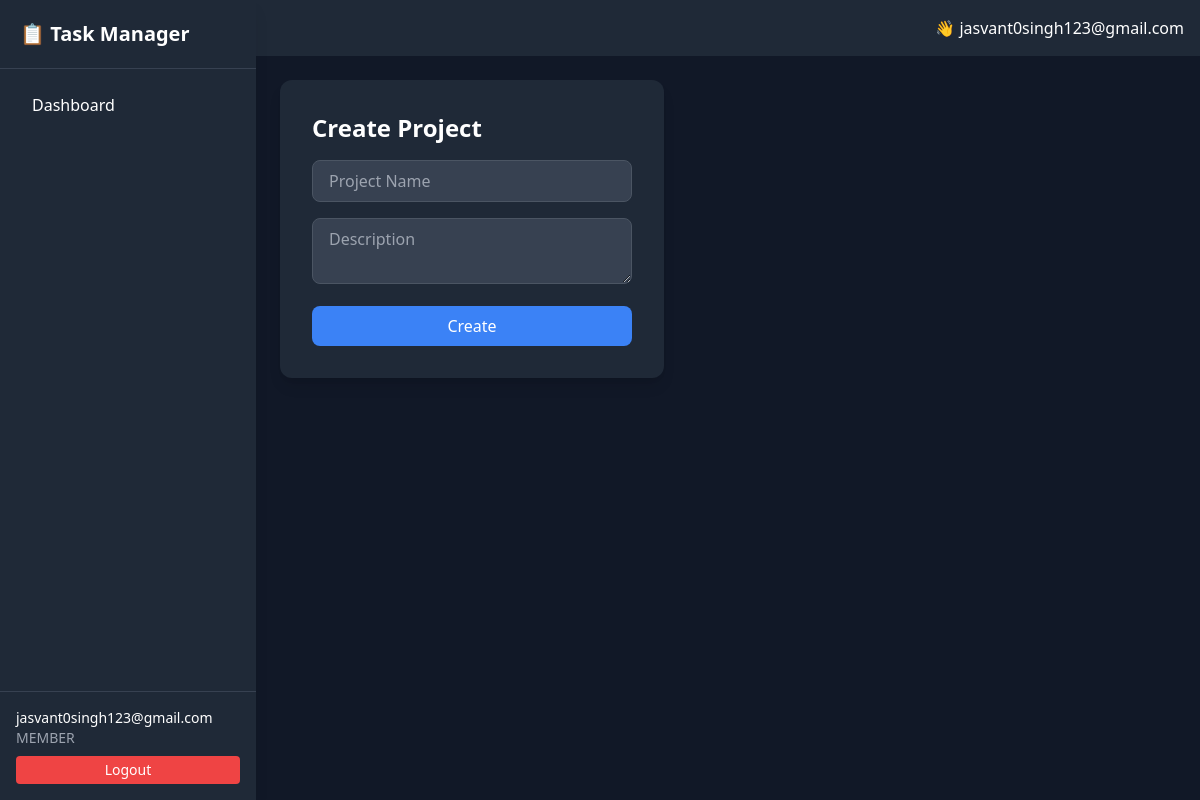
The page /create_project/ (signed in) on the database as committed earlier.
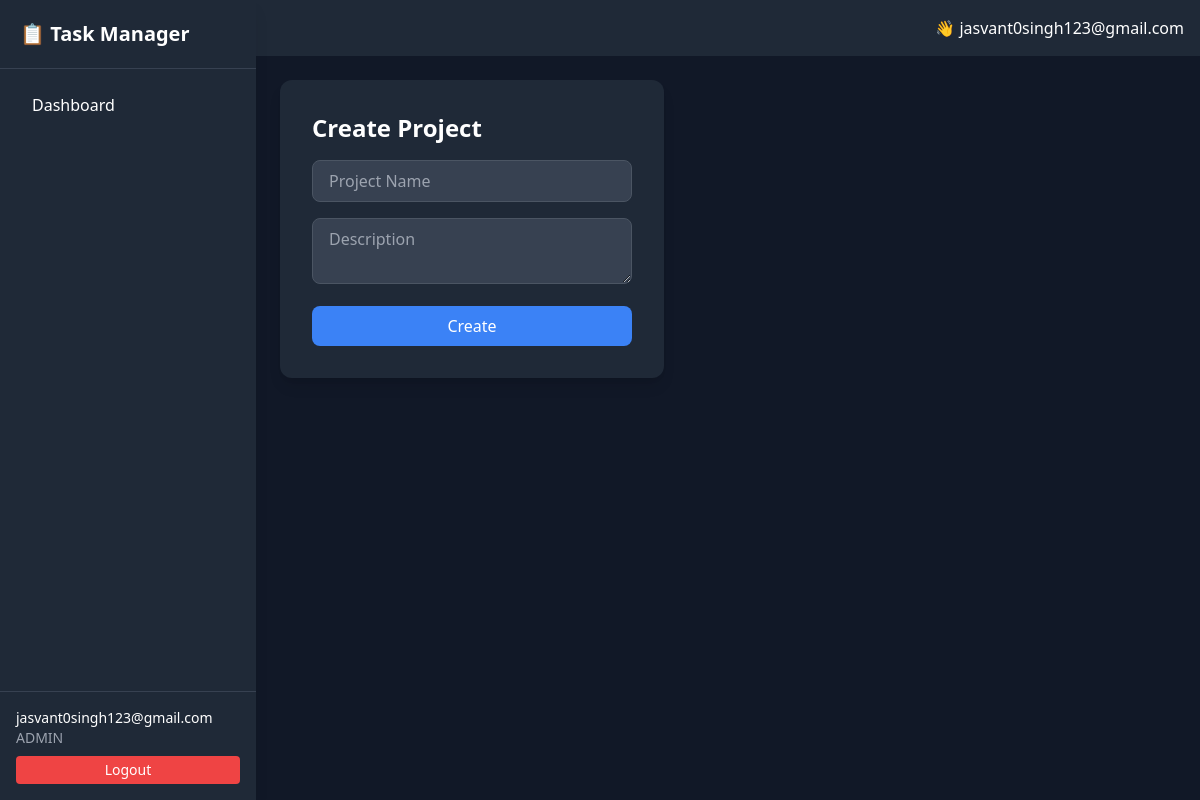
The same page on the database as committed later.
### app/models.py (models this page shows)
class User(AbstractUser):
    ROLE_CHOICES = (
        ('ADMIN', 'Admin'),
        ('MEMBER', 'Member'),
    )
    role = models.CharField(max_length=10, choices=ROLE_CHOICES, default='MEMBER')

### app/views.py (the view, shortened to what this page needs)
# urls.py: path('create_project/', create_project, name="create_project"),
@login_required
def create_project(request):
    return render(request, "create_project.html")

### app/templates/create_project.html (shortened to what this page needs)
{% extends "base.html" %}
{% block content %}
<form method="POST" class="bg-gray-800 p-8 rounded-xl w-96 shadow-lg">
    <h2 class="text-2xl mb-4 font-bold">Create Project</h2>
    <input name="name" placeholder="Project Name"
        class="w-full mb-4 px-4 py-2 rounded-lg bg-gray-700 border border-gray-600">
    <textarea name="description" placeholder="Description"
        class="w-full mb-4 px-4 py-2 rounded-lg bg-gray-700 border border-gray-600"></textarea>
    <button class="bg-blue-500 px-4 py-2 w-full rounded-lg">
        Create
    </button>
</form>
{% endblock %}

### app/templates/base.html (shortened to what this page needs)
{% load static tailwind_tags %}
<!DOCTYPE html>
<html lang="en">
<head>
    {% tailwind_css %}
</head>
<body x-data="{ sidebarOpen: false }" class="bg-gray-900 text-white">
<aside
    :class="sidebarOpen ? 'translate-x-0' : '-translate-x-full'"
    class="fixed md:translate-x-0 transform top-0 left-0 w-64 h-screen
           bg-gray-800 shadow-lg z-50 flex flex-col
           transition-transform duration-300">
    <div class="p-5 border-b border-gray-700">
        <h1 class="text-xl font-bold">📋 Task Manager</h1>
    </div>
    <nav class="flex-1 p-4 space-y-2">
        <a href="/dashboard/" class="block px-4 py-2 rounded hover:bg-gray-700">
            Dashboard
        </a>
    </nav>
    <div class="p-4 border-t border-gray-700 text-sm">
        <p>{{ request.user.username }}</p>
        <p class="text-gray-400">{{ request.user.role }}</p>
        <form method="post" action="{% url 'logout' %}">
            <button class="mt-2 bg-red-500 px-3 py-1 rounded w-full">
                Logout
            </button>
        </form>
    </div>
</aside>
<main class="md:ml-64 min-h-screen">
    <header class="bg-gray-800 p-4 flex justify-between items-center">
        <div>
            👋 {{ request.user.username }}
        </div>
    </header>
    <div class="p-6">
        {% block content %}{% endblock %}
    </div>
</main>
</body>
</html>

Rows that differ between the two databases and show on the page:
changed User "jasvant0singh123@gmail.com": user.role "MEMBER" → "ADMIN"
